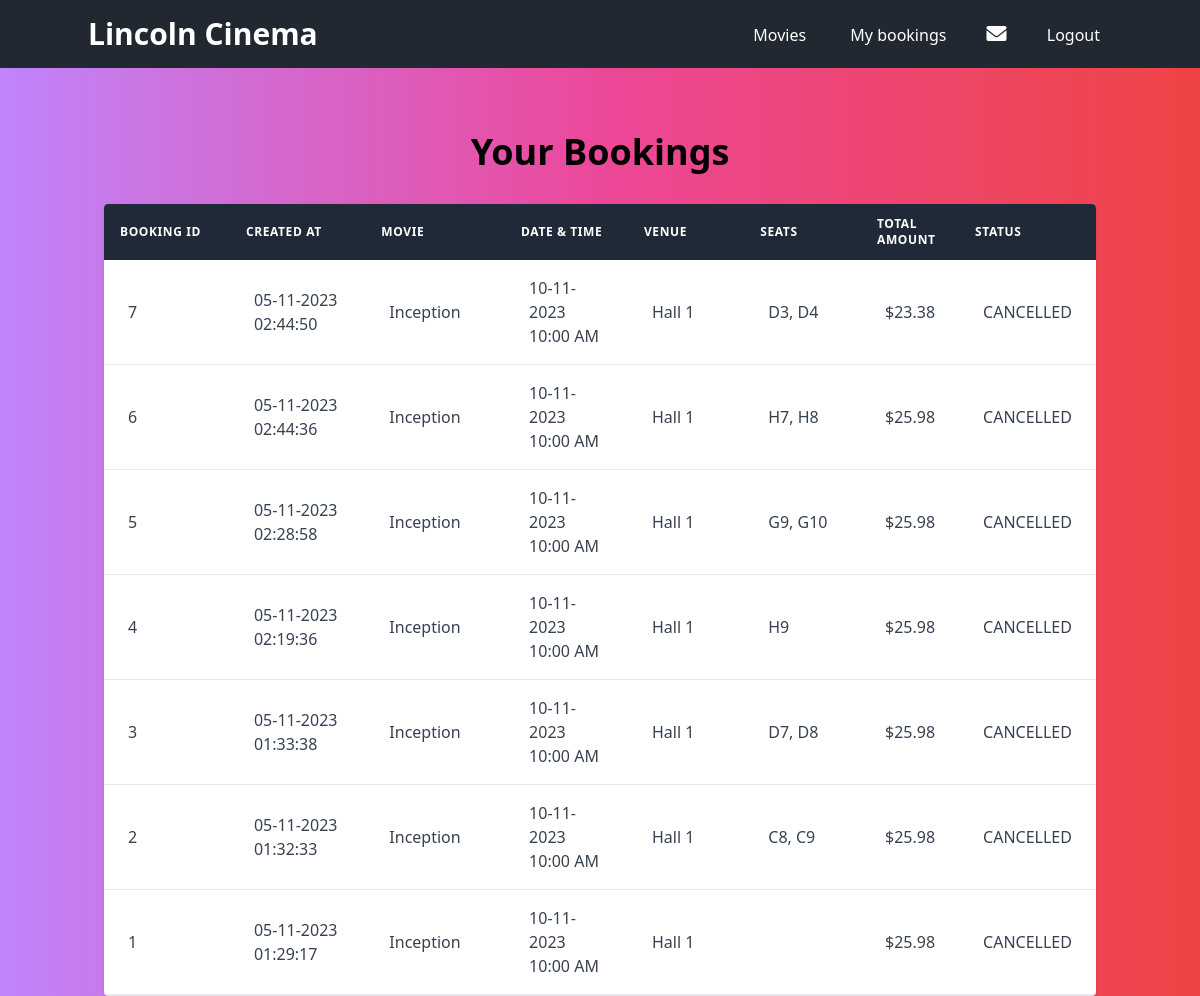
The app's page /bookings (signed in), older data.
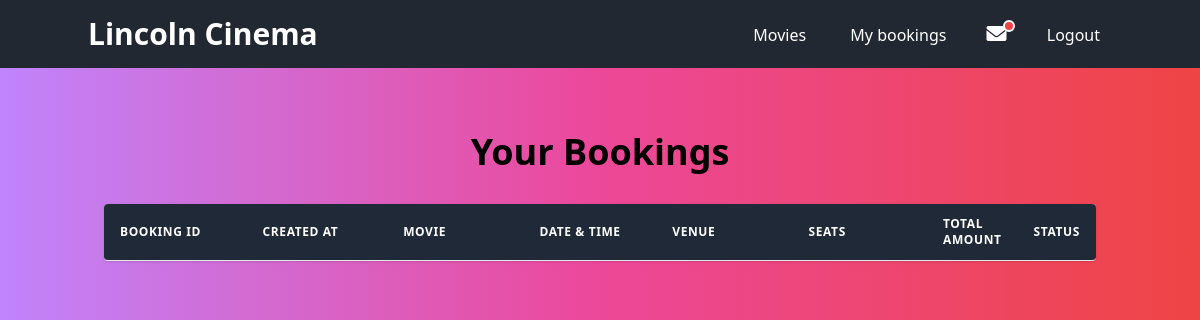
The same page, newer data.
### app/models/movieModel.py (models this page shows, shortened)
class Booking(db.Model):
    __tablename__ = 'bookings'
    id = db.Column(db.Integer, primary_key=True)
    userId = db.Column(db.Integer, db.ForeignKey("users.id"))
    user = relationship('User', back_populates='bookings')
    numberOfSeats = db.Column(db.Integer, nullable=False)
    createdOn = db.Column(db.DateTime, nullable=False)
    status = db.Column(db.Enum(BookingStatus), nullable=False)
    screeningId = db.Column(db.Integer, db.ForeignKey('screenings.id'))
    screening = relationship('Screening', back_populates='bookings')
    orderTotal = db.Column(db.Float, nullable=False)
    paymentId = db.Column(db.Integer, db.ForeignKey('payments.id'))
    payment = relationship('Payment', back_populates='booking', uselist=False)
    seats = relationship('CinemaHallSeat', backref='bookings')

class ScreeningValidationMixin:
    def isActiveScreening(self) -> bool:
        if self.status == ScreeningStatus.ACTIVE:
            return True
        return False

class Movie(db.Model, ScreeningValidationMixin):
    __tablename__ = 'movies'
    id = db.Column(db.Integer, primary_key=True)
    title = db.Column(db.String, nullable=False)
    language = db.Column(db.String)
    genre = db.Column(db.String)
    releaseDate = db.Column(db.DateTime)
    durationMins = db.Column(db.Integer)
    country = db.Column(db.String)
    description = db.Column(db.String)
    status = db.Column(db.Enum(MovieStatus), nullable=False, default=MovieStatus.ACTIVE)
    screenings = relationship("Screening", backref="movies")

class BookingListFilterMixin:
    @staticmethod
    def filteredBooking(bookingList: ["Booking"]) -> ["Booking"]:
        filteredBookingList = []
        for booking in bookingList:
            if booking.status == BookingStatus.PENDING or booking.status == BookingStatus.CONFIRMED:
                filteredBookingList.append(booking)
        return filteredBookingList

class Screening(db.Model, ScreeningValidationMixin, BookingListFilterMixin):
    __tablename__ = 'screenings'
    id = db.Column(db.Integer, primary_key=True)
    screeningDate = db.Column(db.DateTime, nullable=False)
    startTime = db.Column(db.DateTime, nullable=False)
    endTime = db.Column(db.DateTime, nullable=False)
    hallId = db.Column(db.Integer, db.ForeignKey('cinemaHalls.id'))
    status = db.Column(db.Enum(ScreeningStatus), nullable=False, default=ScreeningStatus.ACTIVE)
    movieId = db.Column(db.Integer, db.ForeignKey('movies.id'))
    movie = relationship('Movie', back_populates='screenings')
    hall = relationship('CinemaHall', back_populates='screenings')
    bookings = relationship('Booking', back_populates='screening')

class CinemaHall(db.Model):
    __tablename__ = 'cinemaHalls'
    id = db.Column(db.Integer, primary_key=True)
    name = db.Column(db.String, nullable=False)
    totalSeats = db.Column(db.Integer, nullable=False)
    seats = relationship('CinemaHallSeat', back_populates='hall')
    screenings = relationship('Screening', back_populates='hall')

### app/models/paymentModel.py (models this page shows, shortened)
class Payment(db.Model):
    __tablename__ = 'payments'
    id = db.Column(db.Integer, primary_key=True)
    originalAmount = db.Column(db.Float, nullable=False)
    discountedAmount = db.Column(db.Float, nullable=False)
    createdOn = db.Column(db.DateTime, nullable=False)
    type = db.Column(db.String(50))
    couponId = db.Column(db.String, db.ForeignKey('coupons.id'))
    coupon = relationship('Coupon', backref='payments')
    booking = relationship('Booking', back_populates='payment', uselist=False)
    __mapper_args__ = {
        'polymorphic_on': type,
        'polymorphic_identity': 'payment'
    }

### app/routes/routes.py (the view)
@movie_bp.route('/bookings', methods=['GET'])
@login_required
def viewBookings():
    return MovieController.viewBookings(session['userId'])

### app/controllers/movieController.py (called while the page is built)
    @staticmethod
    def viewBookings(userId: int):
        user = User.getUserById(userId)
        if user.type == "customer":
            bookingList = user.getBookingList()
        if user.type == "staff":
            bookingList = Booking.getAllBookings()
        return render_template('bookings.html', bookingList=bookingList)

### app/models/movieModel.py (called while the page is built)
    @property
    def seatNumber(self):
        return f"{self.seatRow}{self.seatColumn}"

### app/models/userModel.py (called while the page is built)
    @staticmethod
    def getUserById(userId: int) -> Union["FrontDeskStaff", "Customer", "Admin", "User"]:
        return User.query.get(userId)

    def getBookingList(self) -> List[Booking]:
        return Booking.query.filter_by(userId=self.id).order_by(desc(Booking.createdOn)).all()

### app/routes/routes.py (called while the page is built)
def login_required(f):
    @wraps(f)
    def wrapper(*args, **kwargs):
        if 'userId' not in session:
            return redirect(url_for('auth.login', next=request.url))
        return f(*args, **kwargs)
    return wrapper

### app/templates/bookings.html (shortened to what this page needs)
{% extends 'base.html' %}
{% block content %}
<div class="container mx-auto px-4 pt-16">
    <h2 class="text-4xl font-bold mb-8 text-center">Your Bookings</h2>
    <div class="shadow overflow-hidden rounded border-b border-gray-200">
        <table class="min-w-full bg-white">
            <thead class="bg-gray-800 text-white">
                <tr>
                    <th class="w-1/6 py-3 px-4 text-left text-xs font-semibold uppercase tracking-wider">
                        Booking ID
                    </th>
                    <th class="w-1/6 py-3 px-4 text-left text-xs font-semibold uppercase tracking-wider">
                        Created at
                    </th>
                    <th class="w-1/6 py-3 px-4 text-left text-xs font-semibold uppercase tracking-wider">
                        Movie
                    </th>
                    <th class="w-1/6 py-3 px-4 text-left text-xs font-semibold uppercase tracking-wider">
                        Date & Time
                    </th>
                    <th class="w-1/6 py-3 px-4 text-left text-xs font-semibold uppercase tracking-wider">
                        Venue
                    </th>
                    <th class="w-1/6 py-3 px-4 text-left text-xs font-semibold uppercase tracking-wider">
                        Seats
                    </th>
                    <th class="w-1/6 py-3 px-4 text-left text-xs font-semibold uppercase tracking-wider">
                        Total Amount
                    </th>
                    <th class="w-1/6 py-3 px-4 text-left text-xs font-semibold uppercase tracking-wider">
                        Status
                    </th>
                </tr>
            </thead>
            <tbody class="text-gray-700">
                {% for booking in bookingList %}
                <tr class="hover:bg-gray-100" data-screening-date="{{ booking.screening.startTime.strftime('%Y-%m-%d') }}">
                    <td class="py-4 px-6 border-b border-gray-200 items-center">{{ booking.id }}</td>
                    <td class="py-4 px-6 border-b border-gray-200 items-center">{{ booking.createdOn.strftime('%d-%m-%Y %I:%M:%S') }}</td>
                    <td class="py-4 px-6 border-b border-gray-200 items-center">{{ booking.screening.movie.title }}</td>
                    <td class="py-4 px-6 border-b border-gray-200 items-center"><span class="block">{{ booking.screening.screeningDate.strftime('%d-%m-%Y') }}</span><span class="block">{{ booking.screening.startTime.strftime('%I:%M %p') }}</span></td>
                    <td class="py-4 px-6 border-b border-gray-200 items-center">{{ booking.screening.hall.name }}</td>
                    <td class="py-4 px-6 border-b border-gray-200 items-center">{{ booking.seats|map(attribute='seatNumber')|join(", ") }}</td>
                    <td class="py-4 px-6 border-b border-gray-200 items-center">{%if booking.payment.discountedAmount%}${%else%}--{%endif%}{{ booking.payment.discountedAmount }}</td>
                    <td class="py-4 px-6 border-b border-gray-200 items-center">
                        <div class="inline-flex items-center w-full justify-between">
                        {{ booking.status.name }}
                        </div>
                    </td>
                </tr>
                {% endfor %}
            </tbody>
        </table>
    </div>
</div>
{% endblock %}

Row changes from the older to the newer data that the page shows:
removed Booking: id "7", createdOn "05-11-2023 02:44:50", screening.movie "Inception", screening.screeningDate "10-11-2023", screening.startTime "10:00 AM", screening.hall.name "Hall 1", seats|map "D3, D4", payment.discountedAmount "23.38", status.name "CANCELLED"
no longer on this page (row edited): Booking: id "6", createdOn "05-11-2023 02:44:36", screening.movie "Inception", screening.screeningDate "10-11-2023", screening.startTime "10:00 AM", screening.hall.name "Hall 1", seats|map "H7, H8", payment.discountedAmount "25.98", status.name "CANCELLED"
no longer on this page (row edited): Booking: id "5", createdOn "05-11-2023 02:28:58", screening.movie "Inception", screening.screeningDate "10-11-2023", screening.startTime "10:00 AM", screening.hall.name "Hall 1", seats|map "G9, G10", payment.discountedAmount "25.98", status.name "CANCELLED"
no longer on this page (row edited): Booking: id "4", createdOn "05-11-2023 02:19:36", screening.movie "Inception", screening.screeningDate "10-11-2023", screening.startTime "10:00 AM", screening.hall.name "Hall 1", seats|map "H9", payment.discountedAmount "25.98", status.name "CANCELLED"
no longer on this page (row edited): Booking: id "3", createdOn "05-11-2023 01:33:38", screening.movie "Inception", screening.screeningDate "10-11-2023", screening.startTime "10:00 AM", screening.hall.name "Hall 1", seats|map "D7, D8", payment.discountedAmount "25.98", status.name "CANCELLED"
no longer on this page (row edited): Booking: id "2", createdOn "05-11-2023 01:32:33", screening.movie "Inception", screening.screeningDate "10-11-2023", screening.startTime "10:00 AM", screening.hall.name "Hall 1", seats|map "C8, C9", payment.discountedAmount "25.98", status.name "CANCELLED"
no longer on this page (row edited): Booking: id "1", createdOn "05-11-2023 01:29:17", screening.movie "Inception", screening.screeningDate "10-11-2023", screening.startTime "10:00 AM", screening.hall.name "Hall 1", payment.discountedAmount "25.98", status.name "CANCELLED"
